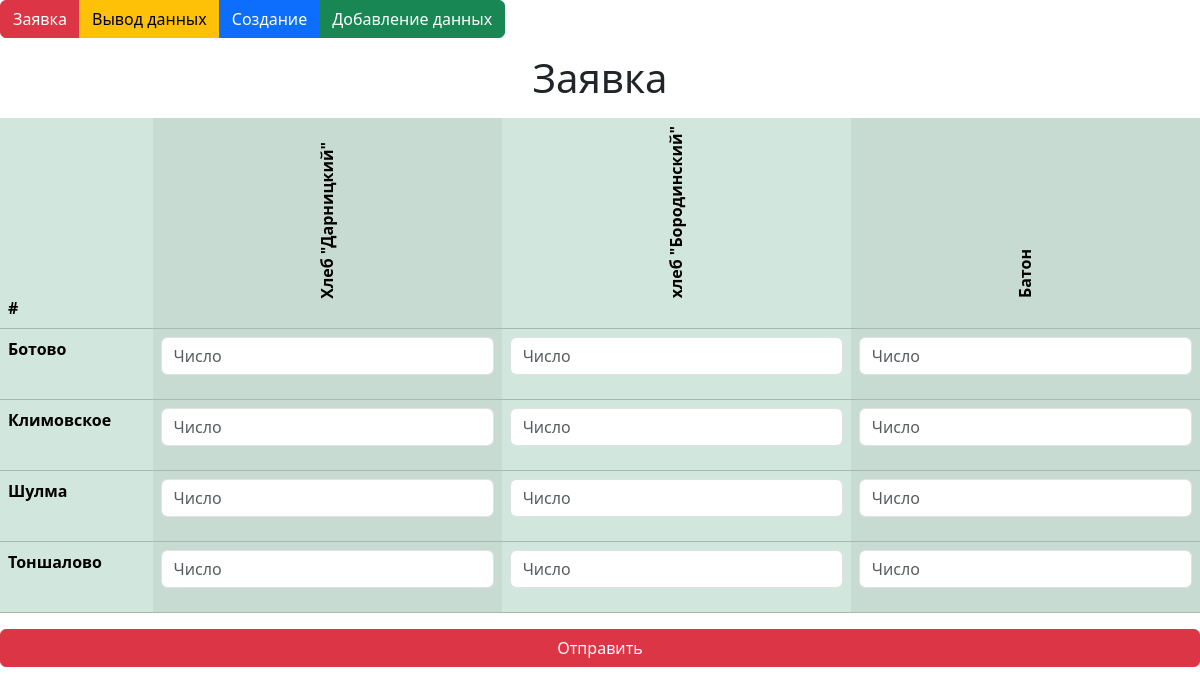
The page / on the database its author committed.
### order/models.py (models this page shows)
class Products(models.Model):
    name = models.CharField(max_length=50, unique=True, null=False)
    price = models.FloatField(null = False)
    weight = models.FloatField(null =False)

class Clients(models.Model):
    name = models.CharField(max_length=50, unique=True, null=False)
    str_torg12 = models.CharField(max_length=200, unique=True)
    str_standart = models.CharField(max_length=200, unique=True)
    driver = models.ForeignKey('Drivers', on_delete=models.SET_NULL, null=True)

### order/views.py (the view)
# urls.py: path('', order, name='order'),
def order(request):
    today = datetime.date.today()
    if request.method == 'POST':
        extra = Orders.objects.filter(date=today)
        if extra:
            extra.delete()
        add_orders(request.POST, today)
        clean_orders(today)
    clients = select_clients()
    products = select_products()
    return render(request, 'order/order.html',
              {'clients': clients, 'products': products})

### order/function.py (called while the page is built)
def select_clients():
    return Clients.objects.all()

def select_products():
    return Products.objects.all()

### order/templates/order/order.html (shortened to what this page needs)
{% extends 'order/base.html' %}
{% block content %}
<figure class="text-center">
    <h1>Заявка</h1>
</figure>
<form method="post">
<table class="table table-success table-striped-columns">
  <thead>
    <tr>
        <th scope="col">#</th>
        {% for p in products %}
            <th scope="col">
                <figure class="text-center">
                    <span class="rotate-sm-90">{{ p.name }}</span>
                </figure>
            </th>
        {% endfor %}
    </tr>
  </thead>
  <tbody>
    {% for c in clients %}
        <tr>
            <th scope="row">{{ c.name }}</th>
            {% for p in products %}
                <td>
                    <div class="mb-3">
                        <input name="{{ c.name }}:{{ p.name }}" type="number" class="form-control" id="exampleFormControlInput1" placeholder="Число">
                    </div>
                </td>
            {% endfor %}
        </tr>
    {% endfor %}
  </tbody>
</table>
<div class="d-grid gap-2">
  <button class="btn btn-danger" type="submit">Отправить</button>
</div>
</form>
{% endblock %}

### order/templates/order/base.html (style rules this page uses)
.rotate-sm-90 { writing-mode: vertical-lr; transform: rotate(180deg); }
thead tr th { position: sticky; top: 0; }

### rows shown on the page
Products: name "Хлеб \"Дарницкий\""
Products: name "хлеб \"Бородинский\""
Products: name "Батон"
Clients: name "Ботово"
Clients: name "Климовское"
Clients: name "Шулма"
Clients: name "Тоншалово"
